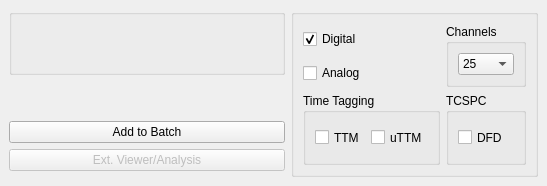
  <widget class="QDockWidget" name="dockWidget_preview">
   <property name="features">
    <set>QDockWidget::DockWidgetFeature::DockWidgetFloatable|QDockWidget::DockWidgetFeature::DockWidgetMovable</set>
   </property>
   <property name="windowTitle">
    <string>Commands</string>
   </property>
   <attribute name="dockWidgetArea">
    <number>1</number>
   </attribute>
   <widget class="QWidget" name="dockWidgetContents_8">
    <layout class="QGridLayout" name="gridLayout_15">
     <item row="1" column="0">
      <widget class="QGroupBox" name="groupBox_11">
       <property name="sizePolicy">
        <sizepolicy hsizetype="Preferred" vsizetype="Maximum">
         <horstretch>0</horstretch>
         <verstretch>0</verstretch>
        </sizepolicy>
       </property>
       <property name="title">
        <string/>
       </property>
       <layout class="QGridLayout" name="gridLayout_81">
        <item row="0" column="2">
         <widget class="QPushButton" name="pushButton_acquisitionStart">
          <property name="font">
           <font>
            <pointsize>20</pointsize>
           </font>
          </property>
          <property name="toolTip">
           <string>&lt;html&gt;&lt;head/&gt;&lt;body&gt;&lt;p&gt;Start the scanning saving data&lt;/p&gt;&lt;/body&gt;&lt;/html&gt;</string>
          </property>
          <property name="styleSheet">
           <string notr="true">QPushButton:disabled {
    qproperty-iconOpacity: 0.05;
}
</string>
          </property>
          <property name="text">
           <string/>
          </property>
          <property name="icon">
           <iconset theme="QIcon::ThemeIcon::MediaRecord"/>
          </property>
          <property name="iconSize">
           <size>
            <width>32</width>
            <height>32</height>
           </size>
          </property>
          <property name="flat">
           <bool>true</bool>
          </property>
         </widget>
        </item>
        <item row="0" column="1">
         <widget class="QPushButton" name="pushButton_previewStart">
          <property name="font">
           <font>
            <pointsize>20</pointsize>
           </font>
          </property>
          <property name="toolTip">
           <string>&lt;html&gt;&lt;head/&gt;&lt;body&gt;&lt;p&gt;Start the scanning without storing data&lt;/p&gt;&lt;/body&gt;&lt;/html&gt;</string>
          </property>
          <property name="styleSheet">
           <string notr="true">QPushButton:disabled {
    qproperty-iconOpacity: 0.05;
}
</string>
          </property>
          <property name="text">
           <string/>
          </property>
          <property name="icon">
           <iconset theme="QIcon::ThemeIcon::MediaPlaybackStart"/>
          </property>
          <property name="iconSize">
           <size>
            <width>32</width>
            <height>32</height>
           </size>
          </property>
          <property name="flat">
           <bool>true</bool>
          </property>
         </widget>
        </item>
        <item row="0" column="4">
         <widget class="QPushButton" name="pushButton_stop">
          <property name="enabled">
           <bool>false</bool>
          </property>
          <property name="sizePolicy">
           <sizepolicy hsizetype="Minimum" vsizetype="Fixed">
            <horstretch>0</horstretch>
            <verstretch>0</verstretch>
           </sizepolicy>
          </property>
          <property name="font">
           <font>
            <pointsize>20</pointsize>
           </font>
          </property>
          <property name="toolTip">
           <string>&lt;html&gt;&lt;head/&gt;&lt;body&gt;&lt;p&gt;Stop the scan&lt;/p&gt;&lt;/body&gt;&lt;/html&gt;</string>
          </property>
          <property name="styleSheet">
           <string notr="true">QPushButton:disabled {
    qproperty-iconOpacity: 0.05;
}
</string>
          </property>
          <property name="text">
           <string/>
          </property>
          <property name="icon">
           <iconset theme="QIcon::ThemeIcon::MediaPlaybackStop"/>
          </property>
          <property name="iconSize">
           <size>
            <width>32</width>
            <height>32</height>
           </size>
          </property>
          <property name="flat">
           <bool>true</bool>
          </property>
         </widget>
        </item>
       </layout>
      </widget>
     </item>
     <item row="3" column="0">
      <widget class="QPushButton" name="pushButton_14">
       <property name="toolTip">
        <string>&lt;html&gt;&lt;head/&gt;&lt;body&gt;&lt;p&gt;Add the current configuration to the Batch acquisition table&lt;/p&gt;&lt;/body&gt;&lt;/html&gt;</string>
       </property>
       <property name="text">
        <string>Add to Batch</string>
       </property>
      </widget>
     </item>
     <item row="1" column="1" rowspan="5">
      <widget class="QGroupBox" name="groupBox_9">
       <property name="title">
        <string/>
       </property>
       <layout class="QGridLayout" name="gridLayout_30">
        <item row="3" column="1">
         <widget class="QGroupBox" name="groupBox_12">
          <property name="title">
           <string>TCSPC</string>
          </property>
          <layout class="QGridLayout" name="gridLayout_85">
           <item row="0" column="0">
            <widget class="QCheckBox" name="checkBox_DFD">
             <property name="sizePolicy">
              <sizepolicy hsizetype="Minimum" vsizetype="Minimum">
               <horstretch>0</horstretch>
               <verstretch>0</verstretch>
              </sizepolicy>
             </property>
             <property name="toolTip">
              <string>&lt;html&gt;&lt;head/&gt;&lt;body&gt;&lt;p&gt;Activate the Digital Frequency Domain data acquisition&lt;/p&gt;&lt;/body&gt;&lt;/html&gt;</string>
             </property>
             <property name="text">
              <string>DFD</string>
             </property>
            </widget>
           </item>
          </layout>
         </widget>
        </item>
        <item row="3" column="0">
         <widget class="QGroupBox" name="groupBox_10">
          <property name="title">
           <string>Time Tagging</string>
          </property>
          <layout class="QGridLayout" name="gridLayout_80">
           <item row="0" column="0">
            <widget class="QCheckBox" name="checkBox_ttmActivate">
             <property name="sizePolicy">
              <sizepolicy hsizetype="Minimum" vsizetype="Minimum">
               <horstretch>0</horstretch>
               <verstretch>0</verstretch>
              </sizepolicy>
             </property>
             <property name="toolTip">
              <string>&lt;html&gt;&lt;head/&gt;&lt;body&gt;&lt;p&gt;Activate the TTM data receiver (external software) when start the acquisition&lt;/p&gt;&lt;/body&gt;&lt;/html&gt;</string>
             </property>
             <property name="text">
              <string>TTM</string>
             </property>
            </widget>
           </item>
           <item row="0" column="1">
            <widget class="QCheckBox" name="checkBox_uttmActivate">
             <property name="sizePolicy">
              <sizepolicy hsizetype="Minimum" vsizetype="Minimum">
               <horstretch>0</horstretch>
               <verstretch>0</verstretch>
              </sizepolicy>
             </property>
             <property name="toolTip">
              <string>&lt;html&gt;&lt;head/&gt;&lt;body&gt;&lt;p&gt;Activate the TTM data receiver (external software) when start the acquisition&lt;/p&gt;&lt;/body&gt;&lt;/html&gt;</string>
             </property>
             <property name="text">
              <string>uTTM</string>
             </property>
            </widget>
           </item>
          </layout>
         </widget>
        </item>
        <item row="2" column="0">
         <widget class="QCheckBox" name="checkBox_fifo_analog">
          <property name="text">
           <string>Analog</string>
          </property>
         </widget>
        </item>
        <item row="1" column="1" rowspan="2">
         <widget class="QGroupBox" name="groupBox_13">
          <property name="title">
           <string>Channels</string>
          </property>
          <layout class="QGridLayout" name="gridLayout_86">
           <item row="0" column="0">
            <widget class="QComboBox" name="comboBox_channels">
             <item>
              <property name="text">
               <string>25</string>
              </property>
             </item>
             <item>
              <property name="text">
               <string>49</string>
              </property>
             </item>
            </widget>
           </item>
          </layout>
         </widget>
        </item>
        <item row="1" column="0">
         <widget class="QCheckBox" name="checkBox_fifo_digital">
          <property name="text">
           <string>Digital</string>
          </property>
          <property name="checked">
           <bool>true</bool>
          </property>
         </widget>
        </item>
       </layout>
      </widget>
     </item>
     <item row="4" column="0">
      <widget class="QPushButton" name="pushButton_externalProgram">
       <property name="enabled">
        <bool>false</bool>
       </property>
       <property name="toolTip">
        <string>&lt;html&gt;&lt;head/&gt;&lt;body&gt;&lt;p&gt;Open the last saved file with Napari or another viewer as selected in the configuration&lt;/p&gt;&lt;/body&gt;&lt;/html&gt;</string>
       </property>
       <property name="text">
        <string>Ext. Viewer/Analysis</string>
       </property>
      </widget>
     </item>
     <item row="2" column="0">
      <spacer name="verticalSpacer_17">
       <property name="orientation">
        <enum>Qt::Orientation::Vertical</enum>
       </property>
       <property name="sizeHint" stdset="0">
        <size>
         <width>20</width>
         <height>40</height>
        </size>
       </property>
      </spacer>
     </item>
    </layout>
   </widget>
  </widget>
